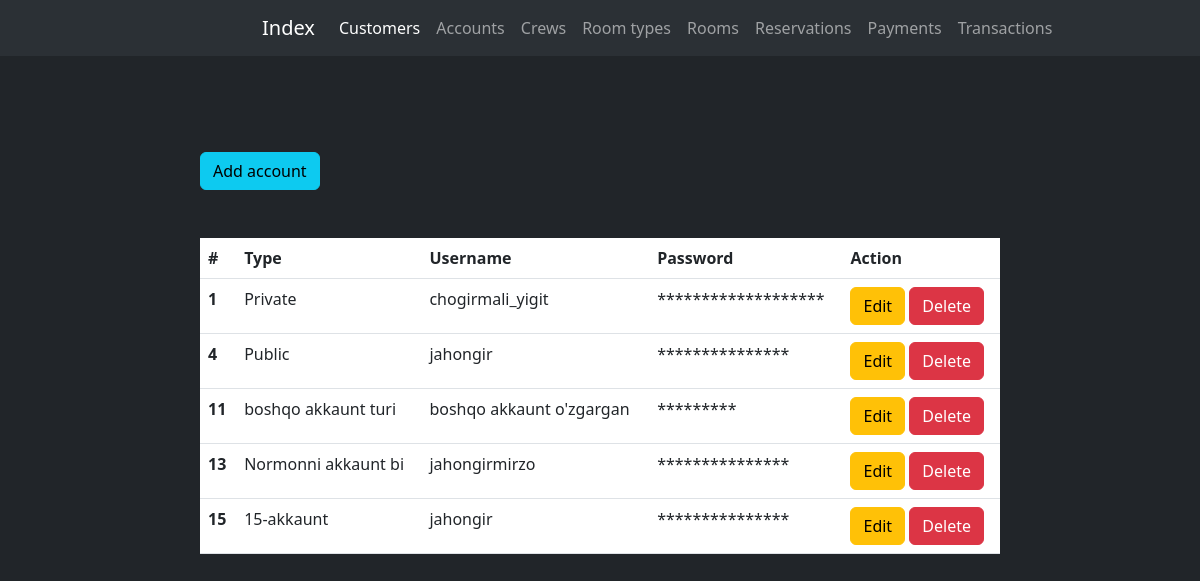
Screenshot of /accounts/ with the database file from the repository.
### reservation/models.py (models this page shows, shortened)
class Accounts(models.Model):
    type = models.CharField(max_length=255, verbose_name="Account type")
    username = models.CharField(max_length=255, verbose_name="Username")
    password = models.CharField(max_length=50, verbose_name="Password")
    class Meta:
        verbose_name_plural = "Accounts"

### reservation/views.py (the view)
# urls.py: path('accounts/', accounts, name='accounts'),
def accounts(request):
    accounts = Accounts.objects.all()
    return render(request=request, template_name='reservation/accounts.html', context={"accounts": accounts})

### templates/reservation/accounts.html (shortened to what this page needs)
{% extends 'navbar.html' %}
{% load crispy_forms_tags %}
{% block content %}
<div class="col-md-8 offset-2 my-5">
    <a href="{% url 'add_account' %}" class="btn btn-info my-5">Add account</a>
    <table class="table text-light">
        <thead>
            <tr>
                <th scope="col">#</th>
                <th scope="col">Type</th>
                <th scope="col">Username</th>
                <th scope="col">Password</th>
                <th scope="col">Action</th>
            </tr>
        </thead>
        <tbody>
            {% for account in accounts %}
            <tr>
                <th scope="row">{{ account.id }}</th>
                <td>{{ account.type }}</td>
                <td>{{ account.username }}</td>
                <td>{{ account.password }}</td>
                <td>
                    <a href="{% url 'update_account' account.id %}" class="btn btn-warning">Edit</a>
                    <a href="{% url 'delete_account' account.id %}" class="btn btn-danger">Delete</a>
                </td>
            </tr>
            {% endfor %}
        </tbody>
    </table>
</div>
{% endblock content %}

### rows the page displays
Accounts: id "1", type "Private", username "chogirmali_yigit", password "*******************"
Accounts: id "4", type "Public", username "jahongir", password "***************"
Accounts: id "11", type "boshqo akkaunt turi", username "boshqo akkaunt o'zgargan", password "*********"
Accounts: id "13", type "Normonni akkaunt bi", username "jahongirmirzo", password "***************"
Accounts: id "15", type "15-akkaunt", username "jahongir", password "***************"
